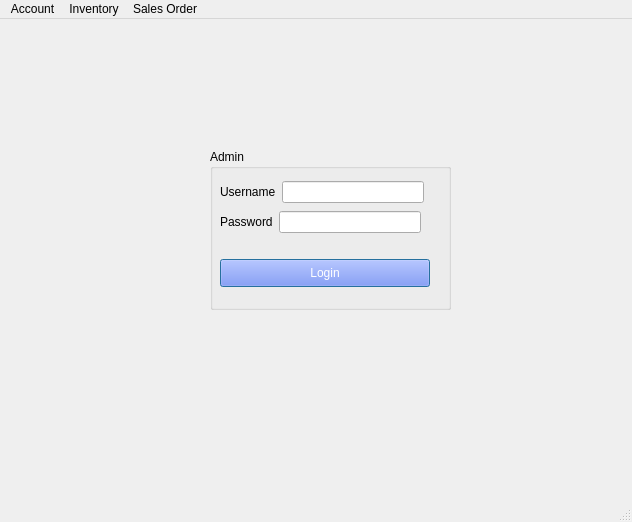
<?xml version="1.0" encoding="UTF-8"?>
<ui version="4.0">
 <class>Login</class>
 <widget class="QMainWindow" name="Login">
  <property name="geometry">
   <rect>
    <x>0</x>
    <y>0</y>
    <width>632</width>
    <height>522</height>
   </rect>
  </property>
  <property name="windowTitle">
   <string>Login</string>
  </property>
  <widget class="QWidget" name="centralwidget">
   <widget class="QGroupBox" name="groupBox">
    <property name="geometry">
     <rect>
      <x>210</x>
      <y>130</y>
      <width>241</width>
      <height>161</height>
     </rect>
    </property>
    <property name="font">
     <font>
      <weight>50</weight>
      <bold>false</bold>
     </font>
    </property>
    <property name="title">
     <string>Admin</string>
    </property>
    <widget class="QPushButton" name="pushButton">
     <property name="geometry">
      <rect>
       <x>10</x>
       <y>110</y>
       <width>210</width>
       <height>28</height>
      </rect>
     </property>
     <property name="font">
      <font>
       <family>Arial</family>
       <pointsize>9</pointsize>
       <weight>50</weight>
       <bold>false</bold>
      </font>
     </property>
     <property name="mouseTracking">
      <bool>true</bool>
     </property>
     <property name="focusPolicy">
      <enum>Qt::TabFocus</enum>
     </property>
     <property name="styleSheet">
      <string notr="true">background-color: rgb(98, 119, 255);
color: rgb(255, 255, 255);
gridline-color: rgb(0, 255, 0);</string>
     </property>
     <property name="text">
      <string>Login</string>
     </property>
     <property name="checkable">
      <bool>true</bool>
     </property>
     <property name="autoDefault">
      <bool>true</bool>
     </property>
     <property name="default">
      <bool>true</bool>
     </property>
    </widget>
    <widget class="QWidget" name="layoutWidget">
     <property name="geometry">
      <rect>
       <x>10</x>
       <y>30</y>
       <width>204</width>
       <height>26</height>
      </rect>
     </property>
     <layout class="QHBoxLayout" name="horizontalLayout">
      <item>
       <widget class="QLabel" name="label_2">
        <property name="text">
         <string>Username</string>
        </property>
       </widget>
      </item>
      <item>
       <widget class="QLineEdit" name="lineEdit_username"/>
      </item>
     </layout>
    </widget>
    <widget class="QWidget" name="layoutWidget_2">
     <property name="geometry">
      <rect>
       <x>10</x>
       <y>60</y>
       <width>201</width>
       <height>26</height>
      </rect>
     </property>
     <layout class="QHBoxLayout" name="horizontalLayout_2">
      <item>
       <widget class="QLabel" name="label_3">
        <property name="text">
         <string>Password</string>
        </property>
       </widget>
      </item>
      <item>
       <widget class="QLineEdit" name="lineEdit_password">
        <property name="echoMode">
         <enum>QLineEdit::Password</enum>
        </property>
       </widget>
      </item>
     </layout>
    </widget>
   </widget>
   <widget class="QGroupBox" name="groupBox_2">
    <property name="geometry">
     <rect>
      <x>390</x>
      <y>520</y>
      <width>241</width>
      <height>181</height>
     </rect>
    </property>
    <property name="font">
     <font>
      <weight>50</weight>
      <bold>false</bold>
     </font>
    </property>
    <property name="title">
     <string>Customers</string>
    </property>
    <widget class="QPushButton" name="pushButton_ulogin">
     <property name="geometry">
      <rect>
       <x>10</x>
       <y>100</y>
       <width>201</width>
       <height>28</height>
      </rect>
     </property>
     <property name="font">
      <font>
       <family>Arial</family>
       <pointsize>9</pointsize>
       <weight>50</weight>
       <bold>false</bold>
      </font>
     </property>
     <property name="styleSheet">
      <string notr="true">background-color: rgb(98, 119, 255);
color: rgb(255, 255, 255);</string>
     </property>
     <property name="text">
      <string>Login</string>
     </property>
    </widget>
    <widget class="QWidget" name="layoutWidget_3">
     <property name="geometry">
      <rect>
       <x>10</x>
       <y>30</y>
       <width>204</width>
       <height>26</height>
      </rect>
     </property>
     <layout class="QHBoxLayout" name="horizontalLayout_3">
      <item>
       <widget class="QLabel" name="label_4">
        <property name="text">
         <string>Username</string>
        </property>
       </widget>
      </item>
      <item>
       <widget class="QLineEdit" name="lineEdit_usern"/>
      </item>
     </layout>
    </widget>
    <widget class="QWidget" name="layoutWidget_4">
     <property name="geometry">
      <rect>
       <x>10</x>
       <y>60</y>
       <width>201</width>
       <height>26</height>
      </rect>
     </property>
     <layout class="QHBoxLayout" name="horizontalLayout_4">
      <item>
       <widget class="QLabel" name="label_5">
        <property name="text">
         <string>Password</string>
        </property>
       </widget>
      </item>
      <item>
       <widget class="QLineEdit" name="lineEdit_userp">
        <property name="echoMode">
         <enum>QLineEdit::Password</enum>
        </property>
       </widget>
      </item>
     </layout>
    </widget>
    <widget class="QLabel" name="label_6">
     <property name="geometry">
      <rect>
       <x>20</x>
       <y>140</y>
       <width>91</width>
       <height>16</height>
      </rect>
     </property>
     <property name="text">
      <string>Not a member?</string>
     </property>
    </widget>
    <widget class="QPushButton" name="pushButton_2">
     <property name="geometry">
      <rect>
       <x>112</x>
       <y>135</y>
       <width>90</width>
       <height>28</height>
      </rect>
     </property>
     <property name="styleSheet">
      <string notr="true">color: rgb(85, 170, 255);
selection-color: rgb(255, 0, 0);
border-color: rgb(255, 255, 255);</string>
     </property>
     <property name="text">
      <string>Sign Up</string>
     </property>
    </widget>
   </widget>
   <widget class="QPushButton" name="pushButton_3">
    <property name="geometry">
     <rect>
      <x>50</x>
      <y>530</y>
      <width>80</width>
      <height>25</height>
     </rect>
    </property>
    <property name="text">
     <string>Sales Order</string>
    </property>
   </widget>
  </widget>
  <widget class="QMenuBar" name="menubar">
   <property name="geometry">
    <rect>
     <x>0</x>
     <y>0</y>
     <width>632</width>
     <height>25</height>
    </rect>
   </property>
   <widget class="QMenu" name="menuInventory">
    <property name="title">
     <string>Inventory</string>
    </property>
    <addaction name="actionView_Inventory"/>
   </widget>
   <widget class="QMenu" name="menuSales_Order">
    <property name="title">
     <string>Sales Order</string>
    </property>
   </widget>
   <widget class="QMenu" name="menuAccount">
    <property name="title">
     <string>Account</string>
    </property>
    <addaction name="separator"/>
    <addaction name="separator"/>
    <addaction name="separator"/>
    <addaction name="separator"/>
    <addaction name="actionCustomer_Account"/>
   </widget>
   <addaction name="menuAccount"/>
   <addaction name="menuInventory"/>
   <addaction name="menuSales_Order"/>
  </widget>
  <widget class="QStatusBar" name="statusbar"/>
  <action name="actionCustomer_Account">
   <property name="text">
    <string>Customer Account</string>
   </property>
  </action>
  <action name="actionView_Inventory">
   <property name="text">
    <string>View Inventory</string>
   </property>
  </action>
 </widget>
 <resources/>
 <connections/>
</ui>
